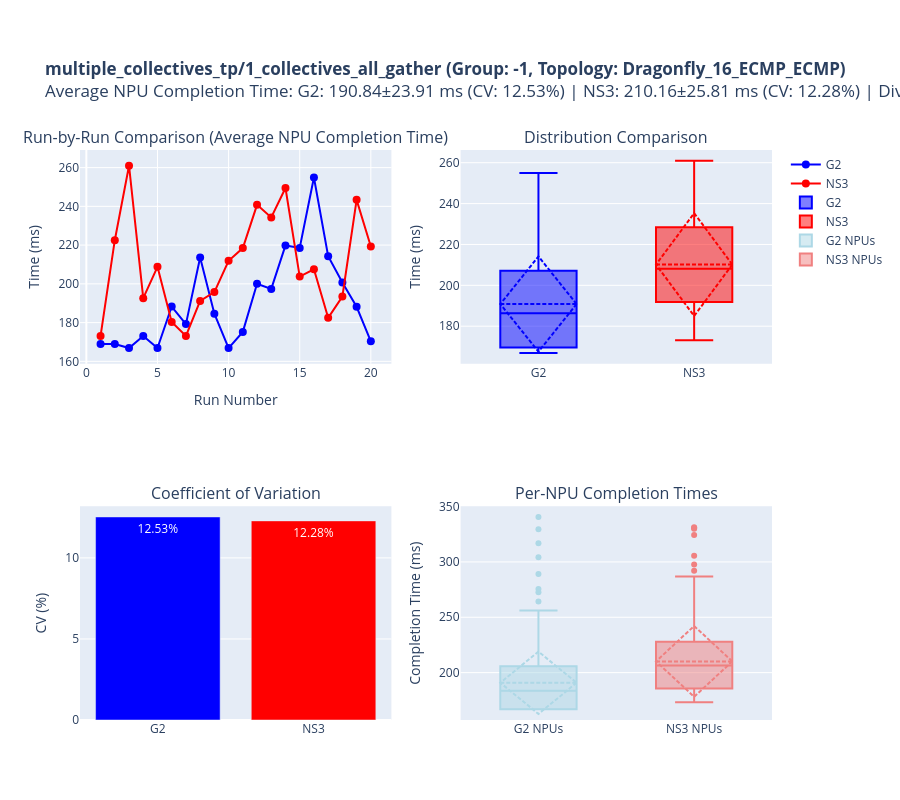
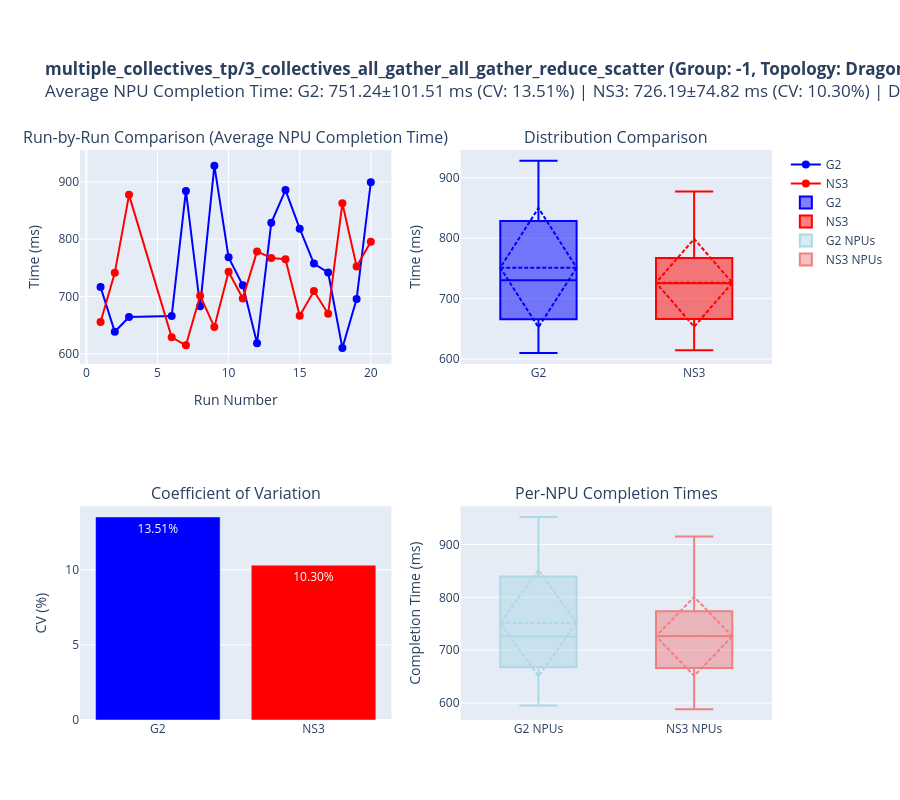
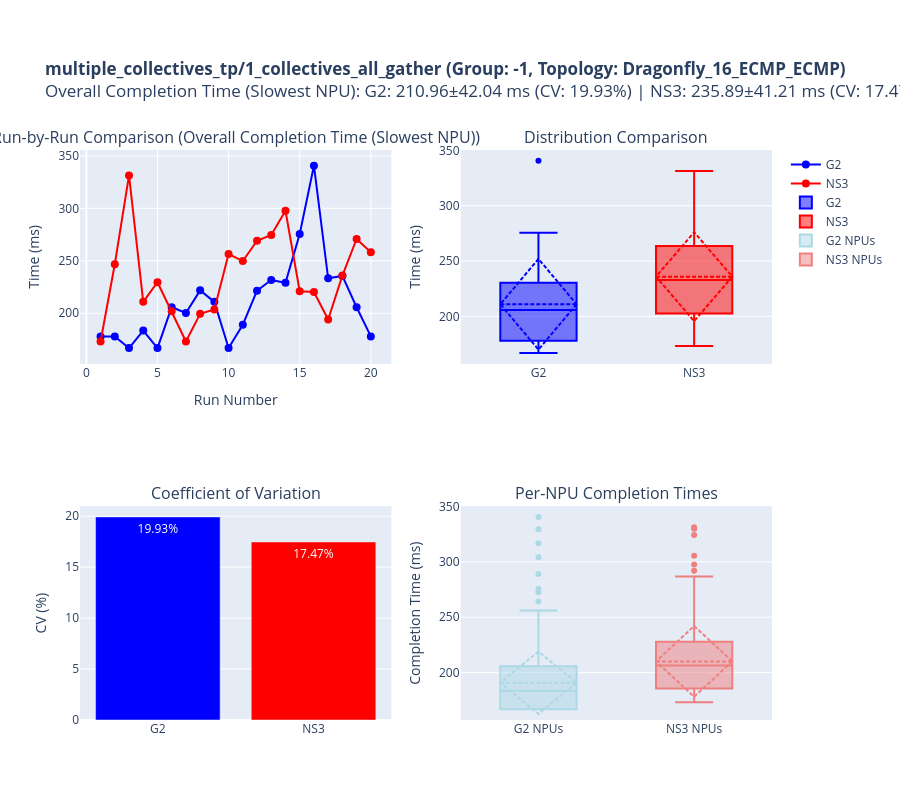
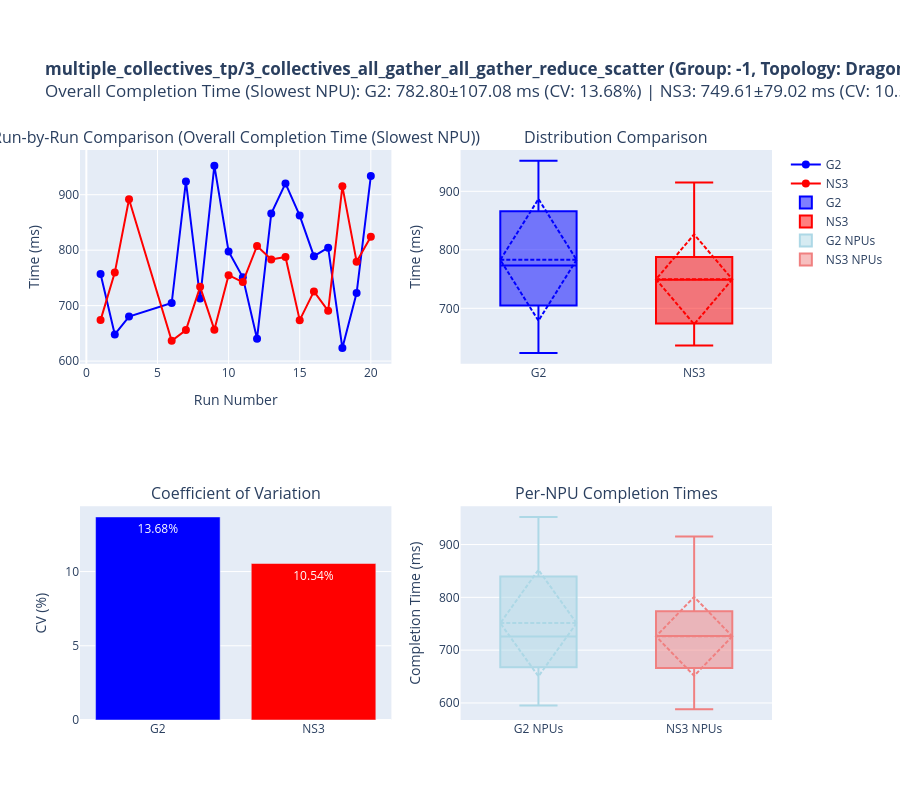

Write notebook code for charts like these, in order.
### Code cell
# --- Analysis and Plotting ---
if comparison_results:
    comp_df = pd.DataFrame(comparison_results)

    # Map for collective communication types
    comm_type_map = {
        "all_reduce": "ALL_REDUCE", "reduce": "REDUCE", "all_gather": "ALL_GATHER", "gather": "GATHER",
        "scatter": "SCATTER", "broadcast": "BROADCAST", "all_to_all": "ALL_TO_ALL", "reduce_scatter": "REDUCE_SCATTER",
        "reduce_scatter_block": "REDUCE_SCATTER_BLOCK", "barrier": "BARRIER"
    }
    comp_df['comm_type_str'] = comp_df['comm_type'].astype(str).map(comm_type_map).fillna(comp_df['comm_type'])

    print(f"\n{'='*80}")
    print(f"RANDOMNESS ANALYSIS: Effect of Multiple Runs on G2 vs NS3")
    print(f"{'='*80}\n")
    
    # --- Summary Statistics ---
    print(f"Total runs collected: {len(comp_df)}")
    print(f"Unique workloads: {comp_df['workload'].nunique()}")
    print(f"Simulation types: {comp_df['sim_type'].unique()}")
    print(f"Run numbers range: {comp_df['run_number'].min()} to {comp_df['run_number'].max()}")
    
    # Analyze both avg and max times
    metrics_to_analyze = [
        ('avg_time', 'Average NPU Completion Time'),
        ('max_time', 'Overall Completion Time (Slowest NPU)')
    ]
    
    for metric_col, metric_name in metrics_to_analyze:
        print(f"\n{'='*80}")
        print(f"ANALYSIS FOR: {metric_name}")
        print(f"{'='*80}")
        
        # Group by workload, group_id, topology, and sim_type to analyze multiple runs
        grouped_stats = []
        for group_keys, group_df in comp_df.groupby(['workload', 'group_id', 'topology', 'sim_type']):
            wl, gid, topo, sim = group_keys
            times = group_df[metric_col]
            
            grouped_stats.append({
                'Workload': wl,
                'Group ID': gid,
                'Topology': topo,
                'Sim Type': sim,
                'Num Runs': len(group_df),
                'Mean Time (ms)': times.mean() / 1_000_000,
                'Std Dev (ms)': times.std() / 1_000_000,
                'Min Time (ms)': times.min() / 1_000_000,
                'Max Time (ms)': times.max() / 1_000_000,
                'CV (%)': (times.std() / times.mean() * 100) if times.mean() > 0 else 0
            })
        
        stats_df = pd.DataFrame(grouped_stats)
        
        print(f"\n--- Coefficient of Variation (CV) Analysis for {metric_name} ---")
        print("CV shows relative variability: higher CV = more randomness\n")
        
        for sim_type in stats_df['Sim Type'].unique():
            sim_stats = stats_df[stats_df['Sim Type'] == sim_type]
            print(f"{sim_type}:")
            print(f"  Average CV: {sim_stats['CV (%)'].mean():.2f}%")
            print(f"  Max CV: {sim_stats['CV (%)'].max():.2f}%")
            print(f"  Min CV: {sim_stats['CV (%)'].min():.2f}%")
            print()

        # --- Create Randomness Comparison Plots ---
        unique_configs = comp_df.groupby(['workload', 'group_id', 'topology']).size().reset_index()[['workload', 'group_id', 'topology']]
        
        print(f"\n--- Generating Randomness Comparison Plots for {metric_name} ({len(unique_configs)} configurations) ---\n")
        
        for idx, config in unique_configs.head(10).iterrows():  # Plot first 10 configurations
            wl, gid, topo = config['workload'], config['group_id'], config['topology']
            
            config_df = comp_df[
                (comp_df['workload'] == wl) &
                (comp_df['group_id'] == gid) &
                (comp_df['topology'] == topo)
            ]
            
            g2_runs = config_df[config_df['sim_type'] == 'G2'].sort_values('run_number')
            ns3_runs = config_df[config_df['sim_type'] == 'NS3'].sort_values('run_number')
            
            if g2_runs.empty or ns3_runs.empty:
                continue
            
            # Create subplots
            fig = make_subplots(
                rows=2, cols=2,
                subplot_titles=(
                    f'Run-by-Run Comparison ({metric_name})',
                    f'Distribution Comparison',
                    'Coefficient of Variation',
                    'Per-NPU Completion Times'
                ),
                specs=[[{"secondary_y": False}, {"secondary_y": False}],
                       [{"secondary_y": False}, {"secondary_y": False}]]
            )
            
            # 1. Run-by-Run Line Plot
            fig.add_trace(go.Scatter(
                x=g2_runs['run_number'],
                y=g2_runs[metric_col] / 1_000_000,
                mode='lines+markers',
                name='G2',
                line=dict(color='blue', width=2),
                marker=dict(size=8)
            ), row=1, col=1)
            
            fig.add_trace(go.Scatter(
                x=ns3_runs['run_number'],
                y=ns3_runs[metric_col] / 1_000_000,
                mode='lines+markers',
                name='NS3',
                line=dict(color='red', width=2),
                marker=dict(size=8)
            ), row=1, col=1)
            
            # 2. Box Plot for Distribution
            fig.add_trace(go.Box(
                y=g2_runs[metric_col] / 1_000_000,
                name='G2',
                marker_color='blue',
                boxmean='sd'
            ), row=1, col=2)
            
            fig.add_trace(go.Box(
                y=ns3_runs[metric_col] / 1_000_000,
                name='NS3',
                marker_color='red',
                boxmean='sd'
            ), row=1, col=2)
            
            # 3. Coefficient of Variation Bar Chart
            g2_cv = (g2_runs[metric_col].std() / g2_runs[metric_col].mean() * 100) if g2_runs[metric_col].mean() > 0 else 0
            ns3_cv = (ns3_runs[metric_col].std() / ns3_runs[metric_col].mean() * 100) if ns3_runs[metric_col].mean() > 0 else 0
            
            fig.add_trace(go.Bar(
                x=['G2', 'NS3'],
                y=[g2_cv, ns3_cv],
                marker_color=['blue', 'red'],
                text=[f'{g2_cv:.2f}%', f'{ns3_cv:.2f}%'],
                textposition='auto',
                showlegend=False
            ), row=2, col=1)
            
            # 4. Per-NPU Completion Times (read timing files and get last time per NPU for all runs)
            all_g2_npu_completion = []
            all_ns3_npu_completion = []
            
            for _, g2_run in g2_runs.iterrows():
                timing_file = find_timing_file(g2_run['path'], 'G2')
                if timing_file:
                    try:
                        df_timing = pd.read_csv(timing_file)
                        df_timing = df_timing[df_timing['callback_tick'] > 100]
                        # Get last (max) time for each NPU
                        npu_completion = df_timing.groupby('sys_id')['callback_tick'].max().values / 1_000_000
                        all_g2_npu_completion.extend(npu_completion)
                    except:
                        pass
            
            for _, ns3_run in ns3_runs.iterrows():
                timing_file = find_timing_file(ns3_run['path'], 'NS3')
                if timing_file:
                    try:
                        df_timing = pd.read_csv(timing_file)
                        if 'node_name' in df_timing.columns:
                            df_timing = df_timing[df_timing['node_name'] != 'dummy_node']
                        df_timing = df_timing[df_timing['callback_tick'] > 100]
                        # Get last (max) time for each NPU
                        npu_completion = df_timing.groupby('sys_id')['callback_tick'].max().values / 1_000_000
                        all_ns3_npu_completion.extend(npu_completion)
                    except:
                        pass
            
            if all_g2_npu_completion:
                fig.add_trace(go.Box(
                    y=all_g2_npu_completion,
                    name='G2 NPUs',
                    marker_color='lightblue',
                    boxmean='sd'
                ), row=2, col=2)
            
            if all_ns3_npu_completion:
                fig.add_trace(go.Box(
                    y=all_ns3_npu_completion,
                    name='NS3 NPUs',
                    marker_color='lightcoral',
                    boxmean='sd'
                ), row=2, col=2)
            
            # Update axes labels
            fig.update_xaxes(title_text="Run Number", row=1, col=1)
            fig.update_yaxes(title_text="Time (ms)", row=1, col=1)
            fig.update_yaxes(title_text="Time (ms)", row=1, col=2)
            fig.update_yaxes(title_text="CV (%)", row=2, col=1)
            fig.update_yaxes(title_text="Completion Time (ms)", row=2, col=2)
            
            # Add statistics to title
            g2_mean = g2_runs[metric_col].mean() / 1_000_000
            ns3_mean = ns3_runs[metric_col].mean() / 1_000_000
            g2_std = g2_runs[metric_col].std() / 1_000_000
            ns3_std = ns3_runs[metric_col].std() / 1_000_000
            divergence = (ns3_mean - g2_mean) / g2_mean * 100
            
            title_text = (
                f"<b>{wl} (Group: {gid}, Topology: {topo})</b><br>"
                f"{metric_name}: G2: {g2_mean:.2f}±{g2_std:.2f} ms (CV: {g2_cv:.2f}%) | "
                f"NS3: {ns3_mean:.2f}±{ns3_std:.2f} ms (CV: {ns3_cv:.2f}%) | "
                f"Divergence: {divergence:+.1f}%"
            )
            
            fig.update_layout(
                title_text=title_text,
                height=800,
                margin=dict(t=150),
                showlegend=True
            )
            
            fig.show()
    
    print(f"\n{'='*80}")
    print("Analysis complete!")
    print(f"{'='*80}\n")

else:
    print("No comparison results to process.")

### Figure 1 — Plotly figure (JSON) as saved in the notebook; plotly's stock layout.template omitted (floating-point values rounded to 4 significant figures; data arrays with more than 128 entries replaced by an {"elided": "..."} marker saying what was removed)
{"data": [{"line": {"color": "blue", "width": 2}, "marker": {"size": 8}, "mode": "lines+markers", "name": "G2", "type": "scatter", "x": [1, 2, 3, 4, 5, 6, 7, 8, 9, 10, 11, 12, 13, 14, 15, 16, 17, 18, 19, 20], "xaxis": "x", "y": [168.9, 168.9, 166.9, 173.1, 166.9, 188.3, 179.2, 213.6, 184.6, 166.9, 175.2, 200.0, 197.4, 219.8, 218.6, 254.9, 214.3, 200.7, 188.2, 170.3], "yaxis": "y"}, {"line": {"color": "red", "width": 2}, "marker": {"size": 8}, "mode": "lines+markers", "name": "NS3", "type": "scatter", "x": [1, 2, 3, 4, 5, 6, 7, 8, 9, 10, 11, 12, 13, 14, 15, 16, 17, 18, 19, 20], "xaxis": "x", "y": [173.1, 222.5, 261.0, 192.6, 208.8, 180.3, 173.1, 191.2, 195.7, 211.9, 218.5, 240.8, 234.3, 249.5, 203.8, 207.5, 182.5, 193.5, 243.4, 219.3], "yaxis": "y"}, {"boxmean": "sd", "marker": {"color": "blue"}, "name": "G2", "type": "box", "xaxis": "x2", "y": [168.9, 168.9, 166.9, 173.1, 166.9, 188.3, 179.2, 213.6, 184.6, 166.9, 175.2, 200.0, 197.4, 219.8, 218.6, 254.9, 214.3, 200.7, 188.2, 170.3], "yaxis": "y2"}, {"boxmean": "sd", "marker": {"color": "red"}, "name": "NS3", "type": "box", "xaxis": "x2", "y": [173.1, 222.5, 261.0, 192.6, 208.8, 180.3, 173.1, 191.2, 195.7, 211.9, 218.5, 240.8, 234.3, 249.5, 203.8, 207.5, 182.5, 193.5, 243.4, 219.3], "yaxis": "y2"}, {"marker": {"color": ["blue", "red"]}, "showlegend": false, "text": ["12.53%", "12.28%"], "textposition": "auto", "type": "bar", "x": ["G2", "NS3"], "xaxis": "x3", "y": [12.53, 12.28], "yaxis": "y3"}, {"boxmean": "sd", "marker": {"color": "lightblue"}, "name": "G2 NPUs", "type": "box", "xaxis": "x4", "y": {"elided": "320 float values"}, "yaxis": "y4"}, {"boxmean": "sd", "marker": {"color": "lightcoral"}, "name": "NS3 NPUs", "type": "box", "xaxis": "x4", "y": {"elided": "320 float values"}, "yaxis": "y4"}], "layout": {"annotations": [{"font": {"size": 16}, "showarrow": false, "text": "Run-by-Run Comparison (Average NPU Completion Time)", "x": 0.225, "xanchor": "center", "xref": "paper", "y": 1, "yanchor": "bottom", "yref": "paper"}, {"font": {"size": 16}, "showarrow": false, "text": "Distribution Comparison", "x": 0.775, "xanchor": "center", "xref": "paper", "y": 1, "yanchor": "bottom", "yref": "paper"}, {"font": {"size": 16}, "showarrow": false, "text": "Coefficient of Variation", "x": 0.225, "xanchor": "center", "xref": "paper", "y": 0.375, "yanchor": "bottom", "yref": "paper"}, {"font": {"size": 16}, "showarrow": false, "text": "Per-NPU Completion Times", "x": 0.775, "xanchor": "center", "xref": "paper", "y": 0.375, "yanchor": "bottom", "yref": "paper"}], "height": 800, "margin": {"t": 150}, "showlegend": true, "title": {"text": "<b>multiple_collectives_tp/1_collectives_all_gather (Group: -1, Topology: Dragonfly_16_ECMP_ECMP)</b><br>Average NPU Completion Time: G2: 190.84±23.91 ms (CV: 12.53%) | NS3: 210.16±25.81 ms (CV: 12.28%) | Divergence: +10.1%"}, "xaxis": {"anchor": "y", "domain": [0, 0.45], "title": {"text": "Run Number"}}, "xaxis2": {"anchor": "y2", "domain": [0.55, 1]}, "xaxis3": {"anchor": "y3", "domain": [0, 0.45]}, "xaxis4": {"anchor": "y4", "domain": [0.55, 1]}, "yaxis": {"anchor": "x", "domain": [0.625, 1], "title": {"text": "Time (ms)"}}, "yaxis2": {"anchor": "x2", "domain": [0.625, 1], "title": {"text": "Time (ms)"}}, "yaxis3": {"anchor": "x3", "domain": [0, 0.375], "title": {"text": "CV (%)"}}, "yaxis4": {"anchor": "x4", "domain": [0, 0.375], "title": {"text": "Completion Time (ms)"}}}}

### Figure 2 — Plotly figure (JSON) as saved in the notebook; plotly's stock layout.template omitted (floating-point values rounded to 4 significant figures; data arrays with more than 128 entries replaced by an {"elided": "..."} marker saying what was removed)
{"data": [{"line": {"color": "blue", "width": 2}, "marker": {"size": 8}, "mode": "lines+markers", "name": "G2", "type": "scatter", "x": [1, 2, 3, 6, 7, 8, 9, 10, 11, 12, 13, 14, 15, 16, 17, 18, 19, 20], "xaxis": "x", "y": [716.3, 638.3, 664.2, 666.0, 884.1, 682.7, 928.2, 768.2, 719.4, 618.4, 828.5, 885.7, 818.3, 757.4, 741.6, 609.9, 695.5, 899.5], "yaxis": "y"}, {"line": {"color": "red", "width": 2}, "marker": {"size": 8}, "mode": "lines+markers", "name": "NS3", "type": "scatter", "x": [1, 2, 3, 6, 7, 8, 9, 10, 11, 12, 13, 14, 15, 16, 17, 18, 19, 20], "xaxis": "x", "y": [655.5, 741.2, 877.3, 628.7, 614.7, 701.3, 646.5, 743.0, 696.6, 778.5, 767.2, 765.0, 666.1, 709.3, 669.9, 862.5, 752.5, 795.4], "yaxis": "y"}, {"boxmean": "sd", "marker": {"color": "blue"}, "name": "G2", "type": "box", "xaxis": "x2", "y": [716.3, 638.3, 664.2, 666.0, 884.1, 682.7, 928.2, 768.2, 719.4, 618.4, 828.5, 885.7, 818.3, 757.4, 741.6, 609.9, 695.5, 899.5], "yaxis": "y2"}, {"boxmean": "sd", "marker": {"color": "red"}, "name": "NS3", "type": "box", "xaxis": "x2", "y": [655.5, 741.2, 877.3, 628.7, 614.7, 701.3, 646.5, 743.0, 696.6, 778.5, 767.2, 765.0, 666.1, 709.3, 669.9, 862.5, 752.5, 795.4], "yaxis": "y2"}, {"marker": {"color": ["blue", "red"]}, "showlegend": false, "text": ["13.51%", "10.30%"], "textposition": "auto", "type": "bar", "x": ["G2", "NS3"], "xaxis": "x3", "y": [13.51, 10.3], "yaxis": "y3"}, {"boxmean": "sd", "marker": {"color": "lightblue"}, "name": "G2 NPUs", "type": "box", "xaxis": "x4", "y": {"elided": "288 float values"}, "yaxis": "y4"}, {"boxmean": "sd", "marker": {"color": "lightcoral"}, "name": "NS3 NPUs", "type": "box", "xaxis": "x4", "y": {"elided": "288 float values"}, "yaxis": "y4"}], "layout": {"annotations": [{"font": {"size": 16}, "showarrow": false, "text": "Run-by-Run Comparison (Average NPU Completion Time)", "x": 0.225, "xanchor": "center", "xref": "paper", "y": 1, "yanchor": "bottom", "yref": "paper"}, {"font": {"size": 16}, "showarrow": false, "text": "Distribution Comparison", "x": 0.775, "xanchor": "center", "xref": "paper", "y": 1, "yanchor": "bottom", "yref": "paper"}, {"font": {"size": 16}, "showarrow": false, "text": "Coefficient of Variation", "x": 0.225, "xanchor": "center", "xref": "paper", "y": 0.375, "yanchor": "bottom", "yref": "paper"}, {"font": {"size": 16}, "showarrow": false, "text": "Per-NPU Completion Times", "x": 0.775, "xanchor": "center", "xref": "paper", "y": 0.375, "yanchor": "bottom", "yref": "paper"}], "height": 800, "margin": {"t": 150}, "showlegend": true, "title": {"text": "<b>multiple_collectives_tp/3_collectives_all_gather_all_gather_reduce_scatter (Group: -1, Topology: Dragonfly_16_ECMP_ECMP)</b><br>Average NPU Completion Time: G2: 751.24±101.51 ms (CV: 13.51%) | NS3: 726.19±74.82 ms (CV: 10.30%) | Divergence: -3.3%"}, "xaxis": {"anchor": "y", "domain": [0, 0.45], "title": {"text": "Run Number"}}, "xaxis2": {"anchor": "y2", "domain": [0.55, 1]}, "xaxis3": {"anchor": "y3", "domain": [0, 0.45]}, "xaxis4": {"anchor": "y4", "domain": [0.55, 1]}, "yaxis": {"anchor": "x", "domain": [0.625, 1], "title": {"text": "Time (ms)"}}, "yaxis2": {"anchor": "x2", "domain": [0.625, 1], "title": {"text": "Time (ms)"}}, "yaxis3": {"anchor": "x3", "domain": [0, 0.375], "title": {"text": "CV (%)"}}, "yaxis4": {"anchor": "x4", "domain": [0, 0.375], "title": {"text": "Completion Time (ms)"}}}}

### Figure 3 — Plotly figure (JSON) as saved in the notebook; plotly's stock layout.template omitted (floating-point values rounded to 4 significant figures; data arrays with more than 128 entries replaced by an {"elided": "..."} marker saying what was removed)
{"data": [{"line": {"color": "blue", "width": 2}, "marker": {"size": 8}, "mode": "lines+markers", "name": "G2", "type": "scatter", "x": [1, 2, 3, 4, 5, 6, 7, 8, 9, 10, 11, 12, 13, 14, 15, 16, 17, 18, 19, 20], "xaxis": "x", "y": [178.0, 178.0, 166.9, 183.5, 166.9, 205.8, 200.2, 221.8, 210.9, 166.9, 189.1, 221.6, 231.7, 229.0, 275.5, 340.6, 233.4, 235.6, 205.8, 178.0], "yaxis": "y"}, {"line": {"color": "red", "width": 2}, "marker": {"size": 8}, "mode": "lines+markers", "name": "NS3", "type": "scatter", "x": [1, 2, 3, 4, 5, 6, 7, 8, 9, 10, 11, 12, 13, 14, 15, 16, 17, 18, 19, 20], "xaxis": "x", "y": [173.1, 246.7, 331.4, 211.0, 229.6, 201.8, 173.1, 199.6, 203.6, 256.5, 249.8, 269.1, 274.7, 297.7, 221.0, 220.3, 194.0, 235.9, 270.8, 258.2], "yaxis": "y"}, {"boxmean": "sd", "marker": {"color": "blue"}, "name": "G2", "type": "box", "xaxis": "x2", "y": [178.0, 178.0, 166.9, 183.5, 166.9, 205.8, 200.2, 221.8, 210.9, 166.9, 189.1, 221.6, 231.7, 229.0, 275.5, 340.6, 233.4, 235.6, 205.8, 178.0], "yaxis": "y2"}, {"boxmean": "sd", "marker": {"color": "red"}, "name": "NS3", "type": "box", "xaxis": "x2", "y": [173.1, 246.7, 331.4, 211.0, 229.6, 201.8, 173.1, 199.6, 203.6, 256.5, 249.8, 269.1, 274.7, 297.7, 221.0, 220.3, 194.0, 235.9, 270.8, 258.2], "yaxis": "y2"}, {"marker": {"color": ["blue", "red"]}, "showlegend": false, "text": ["19.93%", "17.47%"], "textposition": "auto", "type": "bar", "x": ["G2", "NS3"], "xaxis": "x3", "y": [19.93, 17.47], "yaxis": "y3"}, {"boxmean": "sd", "marker": {"color": "lightblue"}, "name": "G2 NPUs", "type": "box", "xaxis": "x4", "y": {"elided": "320 float values"}, "yaxis": "y4"}, {"boxmean": "sd", "marker": {"color": "lightcoral"}, "name": "NS3 NPUs", "type": "box", "xaxis": "x4", "y": {"elided": "320 float values"}, "yaxis": "y4"}], "layout": {"annotations": [{"font": {"size": 16}, "showarrow": false, "text": "Run-by-Run Comparison (Overall Completion Time (Slowest NPU))", "x": 0.225, "xanchor": "center", "xref": "paper", "y": 1, "yanchor": "bottom", "yref": "paper"}, {"font": {"size": 16}, "showarrow": false, "text": "Distribution Comparison", "x": 0.775, "xanchor": "center", "xref": "paper", "y": 1, "yanchor": "bottom", "yref": "paper"}, {"font": {"size": 16}, "showarrow": false, "text": "Coefficient of Variation", "x": 0.225, "xanchor": "center", "xref": "paper", "y": 0.375, "yanchor": "bottom", "yref": "paper"}, {"font": {"size": 16}, "showarrow": false, "text": "Per-NPU Completion Times", "x": 0.775, "xanchor": "center", "xref": "paper", "y": 0.375, "yanchor": "bottom", "yref": "paper"}], "height": 800, "margin": {"t": 150}, "showlegend": true, "title": {"text": "<b>multiple_collectives_tp/1_collectives_all_gather (Group: -1, Topology: Dragonfly_16_ECMP_ECMP)</b><br>Overall Completion Time (Slowest NPU): G2: 210.96±42.04 ms (CV: 19.93%) | NS3: 235.89±41.21 ms (CV: 17.47%) | Divergence: +11.8%"}, "xaxis": {"anchor": "y", "domain": [0, 0.45], "title": {"text": "Run Number"}}, "xaxis2": {"anchor": "y2", "domain": [0.55, 1]}, "xaxis3": {"anchor": "y3", "domain": [0, 0.45]}, "xaxis4": {"anchor": "y4", "domain": [0.55, 1]}, "yaxis": {"anchor": "x", "domain": [0.625, 1], "title": {"text": "Time (ms)"}}, "yaxis2": {"anchor": "x2", "domain": [0.625, 1], "title": {"text": "Time (ms)"}}, "yaxis3": {"anchor": "x3", "domain": [0, 0.375], "title": {"text": "CV (%)"}}, "yaxis4": {"anchor": "x4", "domain": [0, 0.375], "title": {"text": "Completion Time (ms)"}}}}

### Figure 4 — Plotly figure (JSON) as saved in the notebook; plotly's stock layout.template omitted (floating-point values rounded to 4 significant figures; data arrays with more than 128 entries replaced by an {"elided": "..."} marker saying what was removed)
{"data": [{"line": {"color": "blue", "width": 2}, "marker": {"size": 8}, "mode": "lines+markers", "name": "G2", "type": "scatter", "x": [1, 2, 3, 6, 7, 8, 9, 10, 11, 12, 13, 14, 15, 16, 17, 18, 19, 20], "xaxis": "x", "y": [757.1, 648.0, 680.2, 704.7, 923.9, 712.9, 952.3, 797.6, 751.2, 640.4, 866.1, 920.4, 862.3, 789.1, 804.4, 623.5, 722.7, 933.5], "yaxis": "y"}, {"line": {"color": "red", "width": 2}, "marker": {"size": 8}, "mode": "lines+markers", "name": "NS3", "type": "scatter", "x": [1, 2, 3, 6, 7, 8, 9, 10, 11, 12, 13, 14, 15, 16, 17, 18, 19, 20], "xaxis": "x", "y": [673.9, 759.5, 891.9, 636.5, 656.0, 733.9, 656.7, 755.0, 742.4, 807.6, 783.3, 787.7, 673.8, 725.6, 690.6, 915.1, 779.3, 824.1], "yaxis": "y"}, {"boxmean": "sd", "marker": {"color": "blue"}, "name": "G2", "type": "box", "xaxis": "x2", "y": [757.1, 648.0, 680.2, 704.7, 923.9, 712.9, 952.3, 797.6, 751.2, 640.4, 866.1, 920.4, 862.3, 789.1, 804.4, 623.5, 722.7, 933.5], "yaxis": "y2"}, {"boxmean": "sd", "marker": {"color": "red"}, "name": "NS3", "type": "box", "xaxis": "x2", "y": [673.9, 759.5, 891.9, 636.5, 656.0, 733.9, 656.7, 755.0, 742.4, 807.6, 783.3, 787.7, 673.8, 725.6, 690.6, 915.1, 779.3, 824.1], "yaxis": "y2"}, {"marker": {"color": ["blue", "red"]}, "showlegend": false, "text": ["13.68%", "10.54%"], "textposition": "auto", "type": "bar", "x": ["G2", "NS3"], "xaxis": "x3", "y": [13.68, 10.54], "yaxis": "y3"}, {"boxmean": "sd", "marker": {"color": "lightblue"}, "name": "G2 NPUs", "type": "box", "xaxis": "x4", "y": {"elided": "288 float values"}, "yaxis": "y4"}, {"boxmean": "sd", "marker": {"color": "lightcoral"}, "name": "NS3 NPUs", "type": "box", "xaxis": "x4", "y": {"elided": "288 float values"}, "yaxis": "y4"}], "layout": {"annotations": [{"font": {"size": 16}, "showarrow": false, "text": "Run-by-Run Comparison (Overall Completion Time (Slowest NPU))", "x": 0.225, "xanchor": "center", "xref": "paper", "y": 1, "yanchor": "bottom", "yref": "paper"}, {"font": {"size": 16}, "showarrow": false, "text": "Distribution Comparison", "x": 0.775, "xanchor": "center", "xref": "paper", "y": 1, "yanchor": "bottom", "yref": "paper"}, {"font": {"size": 16}, "showarrow": false, "text": "Coefficient of Variation", "x": 0.225, "xanchor": "center", "xref": "paper", "y": 0.375, "yanchor": "bottom", "yref": "paper"}, {"font": {"size": 16}, "showarrow": false, "text": "Per-NPU Completion Times", "x": 0.775, "xanchor": "center", "xref": "paper", "y": 0.375, "yanchor": "bottom", "yref": "paper"}], "height": 800, "margin": {"t": 150}, "showlegend": true, "title": {"text": "<b>multiple_collectives_tp/3_collectives_all_gather_all_gather_reduce_scatter (Group: -1, Topology: Dragonfly_16_ECMP_ECMP)</b><br>Overall Completion Time (Slowest NPU): G2: 782.80±107.08 ms (CV: 13.68%) | NS3: 749.61±79.02 ms (CV: 10.54%) | Divergence: -4.2%"}, "xaxis": {"anchor": "y", "domain": [0, 0.45], "title": {"text": "Run Number"}}, "xaxis2": {"anchor": "y2", "domain": [0.55, 1]}, "xaxis3": {"anchor": "y3", "domain": [0, 0.45]}, "xaxis4": {"anchor": "y4", "domain": [0.55, 1]}, "yaxis": {"anchor": "x", "domain": [0.625, 1], "title": {"text": "Time (ms)"}}, "yaxis2": {"anchor": "x2", "domain": [0.625, 1], "title": {"text": "Time (ms)"}}, "yaxis3": {"anchor": "x3", "domain": [0, 0.375], "title": {"text": "CV (%)"}}, "yaxis4": {"anchor": "x4", "domain": [0, 0.375], "title": {"text": "Completion Time (ms)"}}}}
